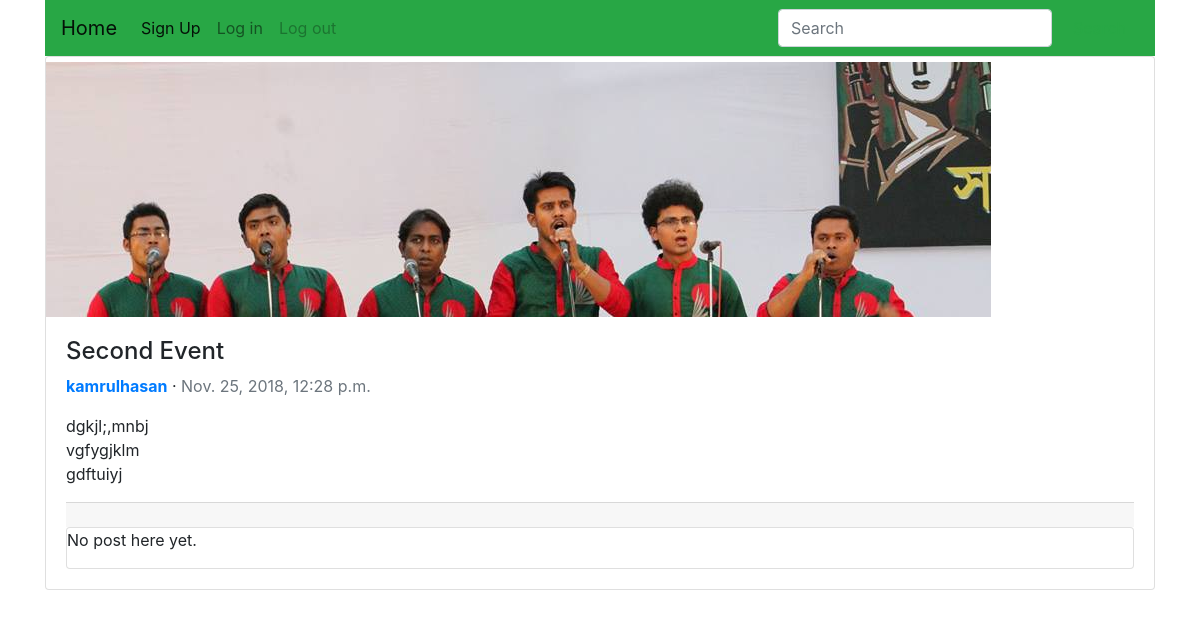
The app's page /event/2/event_detail with its own data.
### events/models.py (models this page shows, shortened)
class Event(models.Model):
    eventName = models.CharField(max_length=100)
    description = models.TextField(max_length=500)
    image = models.ImageField(upload_to='event-photo/', null=True, blank=True)
    created_on = models.DateTimeField(auto_now_add=True)
    updated_on = models.DateTimeField(auto_now=True)
    author = models.ForeignKey(
        CustomUser,
        on_delete=models.CASCADE)
    committeeEvent = models.ForeignKey(
        Committee,
        on_delete=models.CASCADE,
        related_name='committeeEvent')
    class Meta:
        ordering = ['-created_on']

### users/models.py (models this page shows)
class CustomUser(AbstractUser):
    email = models.EmailField(max_length=50, unique=True)
    slug = models.SlugField(unique=True, null=True, blank=True)
    teacherID = models.CharField(max_length=10, blank=True)
    designations = models.CharField(max_length=100, blank=True)
    image = models.ImageField(blank=True, null=True, upload_to='profile-picture/')
    def __str__(self):
        return self.username

### events/views.py (the view)
# urls.py: path('<int:pk>/event_detail', views.EventDetailView.as_view(), name='event_detail'),
class EventDetailView(generic.DetailView):
    template_name = 'event/event_detail.html'
    model = Event
    def get_context_data(self, **kwargs):
        context = super().get_context_data(**kwargs)
        print('post', self.kwargs['pk'])
        post = Post.objects.filter(event_id=self.kwargs['pk'])
        print('all', post)
        context['post_list'] = Post.objects.filter(event_id=self.kwargs['pk'])
        return context

### events/templates/event/event_detail.html (shortened to what this page needs)
{% extends 'base.html' %}
{% block content %}
    <div class="container" xmlns="http://www.w3.org/1999/html">
        <div class="card">
            <div class="header-row" id="header-row" style="padding: 0px; overflow:hidden; height:260px; width: 100%">
                <div class="container-fluid" style="padding: 0px;">
                    <div class="row">
                        <div class="col-xs-12">
                            <div class="navbar-brand logo">
                                {% if event.image %}
                                    <img src="{{ event.image.url }}" alt="company logo" style="width: 100%;">
                                {% endif %}
                            </div>
                        </div>
                    </div>
                </div>
            </div>
            <div class="card-body">
                <h4>{{ event.eventName }}</h4>
                <a href="{% url 'view_profile' event.author.pk %}"> <span
                        class="font-weight-bold">{{ event.author }}</span></a> &middot;
                <span class="text-muted">{{ event.created_on }}</span>
                <p>{{ event.description |linebreaks }}</p>
                <div class="card-footer ">
                </div>
                <div class="card">
                    {% for post in post_list %}
                        <span class="font-weight-bold">{{ post.author }} &middot;</span>
                        <div class="datetime">{{ post.created_on }}</div>
                        <p>
                            {{ post |linebreaks }}
                        </p>
                    {% empty %}
                        <p>No post here yet.</p>
                    {% endfor %}
                </div>
            </div>
        </div>
    </div>
{% endblock %}

### static/swe/profile.css (style rules this page uses)
body { margin-top:20px; }

### records on screen
Event: image (picture), eventName "Second Event", author "kamrulhasan", created_on "Nov. 25, 2018, 12:28 p.m.", description "dgkjl;,mnbj vgfygjklm gdftuiyj"
